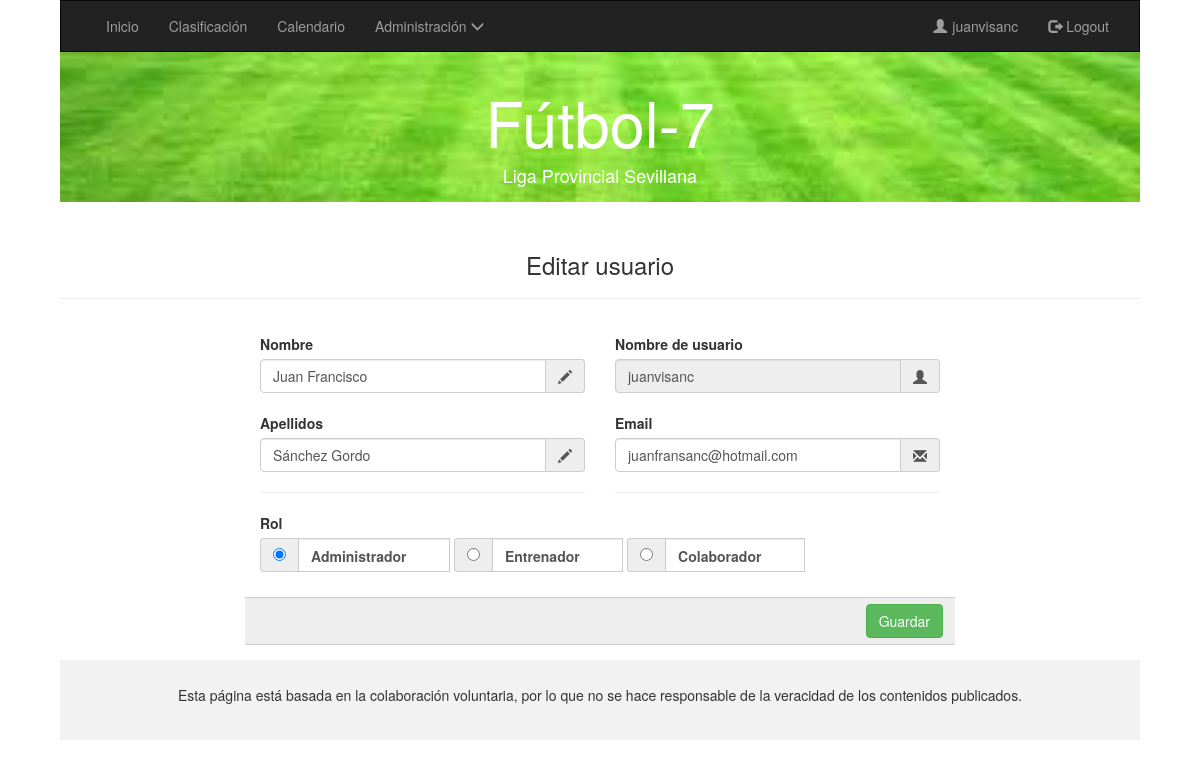
Screenshot of /admin/editausu.php?id=6 (signed in) with the database file from the repository.
### tables this page shows
CREATE TABLE `ENTRENADOR` (
  `idEntrenador` int(10) unsigned NOT NULL AUTO_INCREMENT,
  `nombre` varchar(45) NOT NULL,
  `apellidos` varchar(100) DEFAULT NULL,
  `correo` varchar(100) DEFAULT NULL,
  `nombreUsu` varchar(50) DEFAULT NULL,
  `password` varchar(64) DEFAULT NULL,
  `rol` varchar(20) DEFAULT NULL,
  PRIMARY KEY (`idEntrenador`),
  UNIQUE KEY `nombreUsu_UNIQUE` (`nombreUsu`)
);

### admin/editausu.php (the view, shortened to what this page needs)
<!DOCTYPE html>
<html>
<head>
  <?php include '../colaborador/cabecera.php'; ?>
    <link rel="stylesheet" type="text/css" href="../admin/css/usuarios.css">
</head>
  <body>
    <?php
    include '../colaborador/include.php';
    if (isset($_GET['id']) and isset($_SESSION["usuario"]) and $_SESSION['rol']==='admin' ) {
      $connection = new mysqli("localhost", "usufutbol", "usufutbol", "futbol2");
      mysqli_set_charset($connection, "utf8");
      $entrenador=$_GET['id'];
      $result = $connection->query("SELECT * from ENTRENADOR WHERE idEntrenador=$entrenador;");
      $obj = $result->fetch_object();
      ?>
      <div class="row">
        <div class="col-sm-12 text-center">
          <h3>Editar usuario</h3>
          <hr>
        </div>
          <div class="col-sm-2"></div>
          <div class="col-sm-8">
          <form id="registerForm" method="POST" action="editadousu.php">
            <div class="form-group">
              <div class="col-xs-6">
                <label for="InputName">Nombre</label>
                <div class="input-group">
                  <input type="text" class="form-control" name="nombre" <?php echo "value='$obj->nombre'"; ?>
                  placeholder="Nombre" required>
                  <span class="input-group-addon"><span class="glyphicon glyphicon-pencil"></span></span>
                </div>
                <br>
                <label for="InputName">Apellidos</label>
                <div class="input-group">
                  <input type="text" class="form-control" name="apellidos" <?php echo "value='$obj->apellidos'"; ?>
                  placeholder="Apellidos" required>
                  <span class="input-group-addon"><span class="glyphicon glyphicon-pencil"></span></span>
                </div>
                <hr>
              </div>
            </div>
            <div class="form-group">
              <div class="col-xs-6">
                <label for="InputName">Nombre de usuario</label>
                <div class="input-group">
                  <input type="text" disabled="true" class="form-control" name="nombreUsu" <?php echo "value='$obj->nombreUsu'"; ?>
                  placeholder="Usuario" >
                  <span class="input-group-addon"><span class="glyphicon glyphicon-user"></span></span>
                </div>
                <br>
                <label for="InputEmail">Email</label>
                <div class="input-group">
                  <input type="email" class="form-control" name="email" <?php echo "value='$obj->correo'"; ?>
                  placeholder="Email" required>
                  <span class="input-group-addon"><span class="glyphicon glyphicon-envelope"></span></span>
                </div>
                <hr>
              </div>
            </div>
            <div class="form-group">
              <div class="col-xs-12">
                <label for="InputStreetName">Rol</label>
                <div class="input-group">
                  <div class="form-inline required">
                    <div class="form-group has-feedback">
                      <label class="input-group">
                        <span class="input-group-addon">
                    <input type="radio" name="rol" value="admin" <?php if ($obj->rol==='admin') {
                      echo "checked='checked'";
                      } ?> required/>
                  </span>
                        <div class="form-control form-control-static" id='admin'>
                          Administrador
                        </div>
                        <span class="glyphicon form-control-feedback "></span>
                      </label>
                    </div>
                    <div class="form-group has-feedback">
                      <label class="input-group">
                        <span class="input-group-addon">
                    <input type="radio" name="rol" value="entrenador" <?php if ($obj->rol==='entrenador') {
                      echo "checked='checked'";
                      } ?>
                    required/>
                  </span>
                        <div class="form-control form-control-static" id='entre'>
                          Entrenador
                        </div>
                        <span class="glyphicon form-control-feedback "></span>
                      </label>
                    </div>
                    <div class="form-group has-feedback ">
                      <label class="input-group">
                        <span class="input-group-addon">
                                <input type="radio" name="rol" value="colaborador" <?php if ($obj->rol==='colaborador') {
                                  echo "checked='checked'";
                                  } ?>
                            required/>
                            </span>
                        <div class="form-control form-control-static" id='cola'>
                          Colaborador
                        </div>
                        <span class="glyphicon form-control-feedback"></span>
                      </label>
                    </div>
                  </div>
                </div>
                <br>
              </div>
            </div>
            <div class="form-group">
              <div class="input-group-addon">
                <input type="submit" name="enviar" id="submit" value="Guardar" class="btn btn-success pull-right">
              </div>
            </div>
          </form>
          </div>
        </div>
          <?php
        }else {
          header("Location: ../usuario/index.php");
        }
        ?>
        <footer class="container-fluid text-center">
          <p>Esta página está basada en la colaboración voluntaria, por lo que no se hace responsable de la veracidad de los contenidos publicados.</p>
        </footer>
  </body>
</html>

### admin/css/usuarios.css (style rules this page uses)
body { width: 90%; margin: 0 auto; }
footer { background-color: #f2f2f2; padding: 25px; }

### rows the page displays
entrenador: nombre "Juan Francisco", apellidos "Sánchez Gordo", nombreUsu "juanvisanc", email "juanfransanc@hotmail.com", rol "☑ Administrador", rol "☐ Entrenador", rol "☐ Colaborador"

### other values shown
$_SESSION['usuario'] "juanvisanc"
